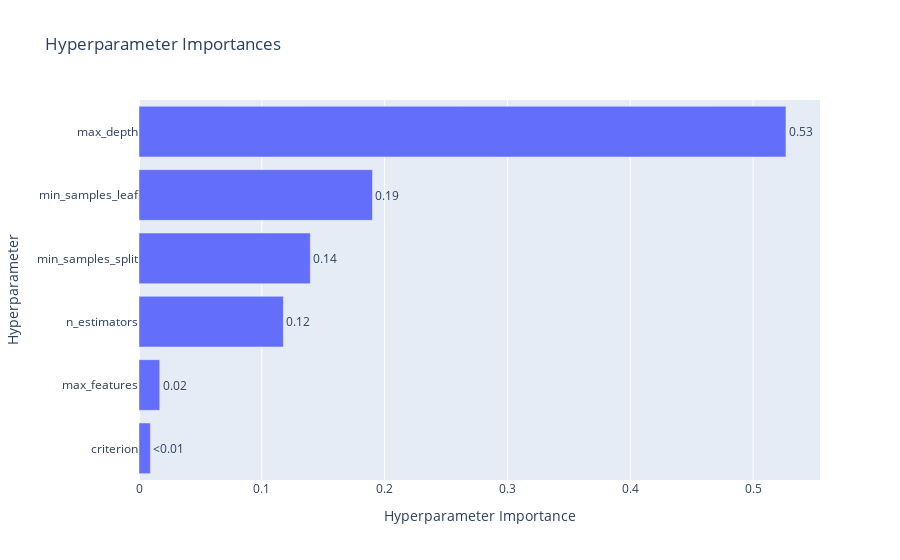

Here is the notebook cell this chart was saved with:
### Code cell
optuna.visualization.plot_param_importances(study)

### Figure 1 — Plotly figure (JSON) as saved in the notebook; plotly's stock layout.template omitted (floating-point values rounded to 4 significant figures)
{"data": [{"cliponaxis": false, "hovertemplate": ["criterion (CategoricalDistribution): 0.009252275713017207<extra></extra>", "max_features (CategoricalDistribution): 0.016860524205585647<extra></extra>", "n_estimators (IntDistribution): 0.11753735559645057<extra></extra>", "min_samples_split (IntDistribution): 0.13949586459615063<extra></extra>", "min_samples_leaf (IntDistribution): 0.19009482563751487<extra></extra>", "max_depth (IntDistribution): 0.5267591542512812<extra></extra>"], "name": "Objective Value", "orientation": "h", "text": ["<0.01", "0.02", "0.12", "0.14", "0.19", "0.53"], "textposition": "outside", "type": "bar", "x": [0.009252, 0.01686, 0.1175, 0.1395, 0.1901, 0.5268], "y": ["criterion", "max_features", "n_estimators", "min_samples_split", "min_samples_leaf", "max_depth"]}], "layout": {"title": {"text": "Hyperparameter Importances"}, "xaxis": {"title": {"text": "Hyperparameter Importance"}}, "yaxis": {"title": {"text": "Hyperparameter"}}}}
